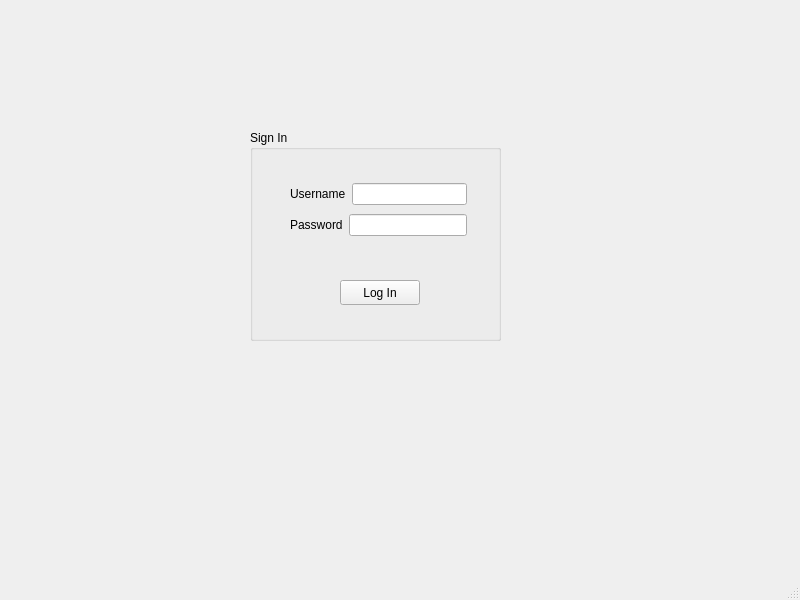
<?xml version="1.0" encoding="UTF-8"?>
<ui version="4.0">
 <class>MainWindow_Login</class>
 <widget class="QMainWindow" name="MainWindow_Login">
  <property name="geometry">
   <rect>
    <x>0</x>
    <y>0</y>
    <width>800</width>
    <height>600</height>
   </rect>
  </property>
  <property name="windowTitle">
   <string>MainWindow</string>
  </property>
  <widget class="QWidget" name="centralwidget">
   <widget class="QGroupBox" name="groupBox">
    <property name="geometry">
     <rect>
      <x>250</x>
      <y>130</y>
      <width>251</width>
      <height>211</height>
     </rect>
    </property>
    <property name="title">
     <string>Sign In</string>
    </property>
    <widget class="QPushButton" name="pushButton_login">
     <property name="geometry">
      <rect>
       <x>90</x>
       <y>150</y>
       <width>80</width>
       <height>25</height>
      </rect>
     </property>
     <property name="text">
      <string>Log In</string>
     </property>
    </widget>
    <widget class="QWidget" name="layoutWidget">
     <property name="geometry">
      <rect>
       <x>40</x>
       <y>50</y>
       <width>177</width>
       <height>61</height>
      </rect>
     </property>
     <layout class="QVBoxLayout" name="verticalLayout">
      <item>
       <layout class="QHBoxLayout" name="horizontalLayout">
        <item>
         <widget class="QLabel" name="label_username">
          <property name="text">
           <string>Username</string>
          </property>
         </widget>
        </item>
        <item>
         <widget class="QLineEdit" name="lineEdit_user"/>
        </item>
       </layout>
      </item>
      <item>
       <layout class="QHBoxLayout" name="horizontalLayout_2">
        <item>
         <widget class="QLabel" name="label_password">
          <property name="text">
           <string>Password</string>
          </property>
         </widget>
        </item>
        <item>
         <widget class="QLineEdit" name="lineEdit_pass">
          <property name="echoMode">
           <enum>QLineEdit::Password</enum>
          </property>
         </widget>
        </item>
       </layout>
      </item>
     </layout>
    </widget>
   </widget>
  </widget>
  <widget class="QMenuBar" name="menubar">
   <property name="geometry">
    <rect>
     <x>0</x>
     <y>0</y>
     <width>800</width>
     <height>25</height>
    </rect>
   </property>
  </widget>
  <widget class="QStatusBar" name="statusbar"/>
 </widget>
 <resources/>
 <connections/>
</ui>
